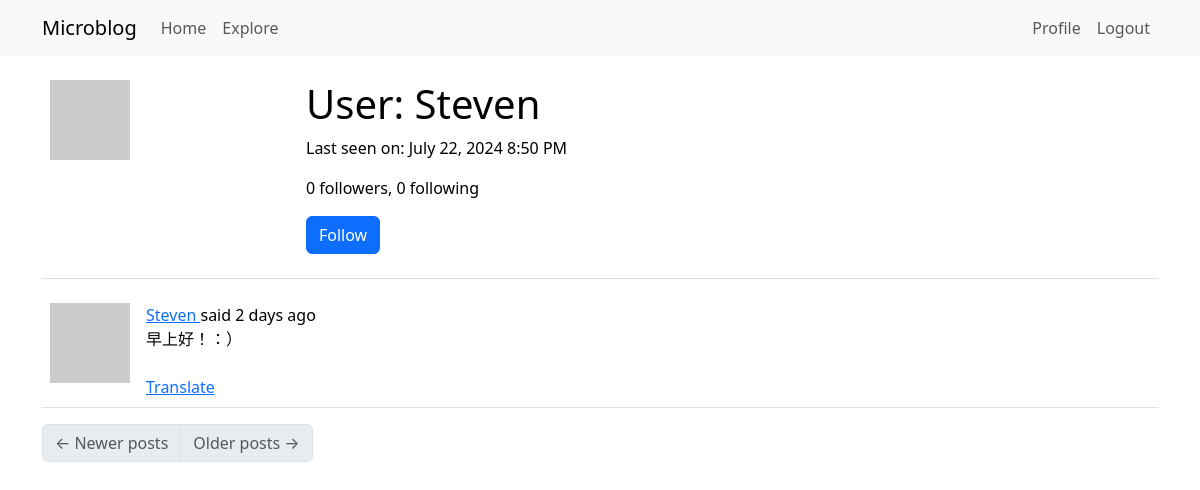
/user/Steven (signed in), run on the app's committed database.
### app/models.py (models this page shows, shortened)
class User(UserMixin, db.Model):
    id: so.Mapped[int] = so.mapped_column(primary_key=True)
    username: so.Mapped[str] = so.mapped_column(sa.String(64), index=True, unique=True)
    email: so.Mapped[str] = so.mapped_column(sa.String(120), index=True, unique=True)
    password_hash: so.Mapped[Optional[str]] = so.mapped_column(sa.String(256)) # 'Optional' allows for empty or nullable
    about_me: so.Mapped[Optional[str]] = so.mapped_column(sa.String(140))
    last_seen: so.Mapped[Optional[datetime]] = so.mapped_column(default=lambda: datetime.now(timezone.utc))
    following: so.WriteOnlyMapped['User'] = so.relationship(
        secondary=followers, primaryjoin=(followers.c.follower_id == id),
        secondaryjoin=(followers.c.followed_id == id),
        back_populates='followers',
        passive_deletes=True)
    followers: so.WriteOnlyMapped['User'] = so.relationship(
        secondary=followers, primaryjoin=(followers.c.followed_id == id),
        secondaryjoin=(followers.c.follower_id == id),
        back_populates='following',
        passive_deletes=True)
    posts: so.WriteOnlyMapped['Post'] = so.relationship(back_populates='author', passive_deletes=True) # This is not an actual database field, but a high-level view of the relationship between users and posts, and for that reason it isn't in the database diagram
    def avatar(self, size):
        digest = md5(self.email.lower().encode('utf-8')).hexdigest()
        return f'https://www.gravatar.com/avatar/{digest}?d=identicon&s={size}'
    def is_following(self, user):
        query = self.following.select().where(User.id == user.id)
        return db.session.scalar(query) is not None
    def followers_count(self):
        query = sa.select(sa.func.count()).select_from(
            self.followers.select().subquery())
        return db.session.scalar(query)
    def following_count(self):
        query = sa.select(sa.func.count()).select_from(
            self.following.select().subquery())
        return db.session.scalar(query)

class Post(db.Model):
    id: so.Mapped[int] = so.mapped_column(primary_key=True)
    body: so.Mapped[str] = so.mapped_column(sa.String(140))
    timestamp: so.Mapped[datetime] = so.mapped_column(index=True, default=lambda: datetime.now(timezone.utc))
    user_id: so.Mapped[int] = so.mapped_column(sa.ForeignKey(User.id), index=True)
    language: so.Mapped[Optional[str]] = so.mapped_column(sa.String(5))
    author: so.Mapped[User] = so.relationship(back_populates='posts') # These two attributes (This and User.posts) allow the application to access the connected user and post entries

### app/main/routes.py (the view)
@bp.route('/user/<username>')
@login_required
def user(username):
    user = db.first_or_404(sa.select(User).where(User.username == username))
    page = request.args.get('page', 1, type=int)
    query = user.posts.select().order_by(Post.timestamp.desc())
    posts = db.paginate(query, page=page,
                        per_page=current_app.config['POSTS_PER_PAGE'],
                        error_out=False)
    next_url = url_for('main.user', username=user.username, page=posts.next_num) \
        if posts.has_next else None
    prev_url = url_for('main.user', username=user.username, page=posts.prev_num) \
        if posts.has_prev else None
    form = EmptyForm()
    return render_template('user.html', user=user, posts=posts.items,
                           next_url=next_url, prev_url=prev_url, form=form)

### app/main/forms.py
class EmptyForm(FlaskForm):
    submit = SubmitField('Submit')

### app/__init__.py (called while the page is built)
def get_locale():
    return request.accept_languages.best_match(current_app.config['LANGUAGES'])

### app/main/routes.py (called while the page is built)
@bp.before_request
def before_request():
    if current_user.is_authenticated:
        current_user.last_seen = datetime.now(timezone.utc)
        db.session.commit()
    g.locale = str(get_locale())

### app/models.py (called while the page is built)
@login.user_loader
def load_user(id):
    return db.session.get(User, int(id))

### app/templates/user.html (shortened to what this page needs)
{% extends "base.html" %}
{% block content %}
    <table class="table table-hover">
        <tr>
            <td width="256px"><img src="{{ user.avatar(256) }}"></td>
            <td>
                <h1>{{ _('User') }}: {{ user.username }}</h1>
                {% if user.last_seen %}
                <p>{{ _('Last seen on') }}: {{ moment(user.last_seen).format('LLL') }}</p>
                {% endif %}
                <p>{{ _('%(count)d followers', count=user.followers_count()) }}, {{ _('%(count)d following', count=user.following_count()) }}</p>
                {% if user == current_user %}
                <p><a href="{{ url_for('main.edit_profile') }}">{{ _('Edit your profile') }}</a></p>
                {% elif not current_user.is_following(user) %}
                <p>
                    <form action="{{ url_for('main.follow', username=user.username) }}" method="post">
                        {{ form.submit(value=_('Follow'), class_='btn btn-primary') }}
                    </form>
                </p>
                {% endif %}
            </td>
        </tr>
    </table>
    {% for post in posts %}
        {% include '_post.html' %}
    {% endfor %}
    <nav aria-label="Post navigation">
        <ul class="pagination">
            <li class="page-item{% if not prev_url %} disabled{% endif %}">
                <a class="page-link" href="{{ prev_url }}">
                    <span aria-hidden="true">&larr;</span> {{ _('Newer posts') }}
                </a>
            </li>
            <li class="page-item{% if not next_url %} disabled{% endif %}">
                <a class="page-link" href="{{ next_url }}">
                    {{ _('Older posts') }} <span aria-hidden="true">&rarr;</span>
                </a>
            </li>
        </ul>
    </nav>
{% endblock %}

### app/templates/_post.html (shortened to what this page needs)
<table class="table table-hover">
	<tr>
		<td width="70px">
			<a href="{{ url_for('main.user', username=post.author.username) }}">
				<img src="{{ post.author.avatar(70) }}" />
			</a>
		</td>
		<td>
			 {{ _('%(username)s said %(when)s', username=user_link,
			when=moment(post.timestamp).fromNow()) }}
			<br />
			<span id="post{{ post.id }}">{{ post.body }}</span>
            {% if post.language and post.language != g.locale %}
			<br /><br />
			<span id="translation{{ post.id }}">
                <a href="javascript:translate(
                                'post{{ post.id }}',
                                'translation{{ post.id }}',
                                '{{ post.language }}',
                                '{{ g.locale }}');">{{ _('Translate') }}</a>
            </span>
			{% endif %}
		</td>
	</tr>
</table>

### data on the page
User: username "Steven", last_seen "July 22, 2024 8:50 PM"
Post: body "早上好！：）"
